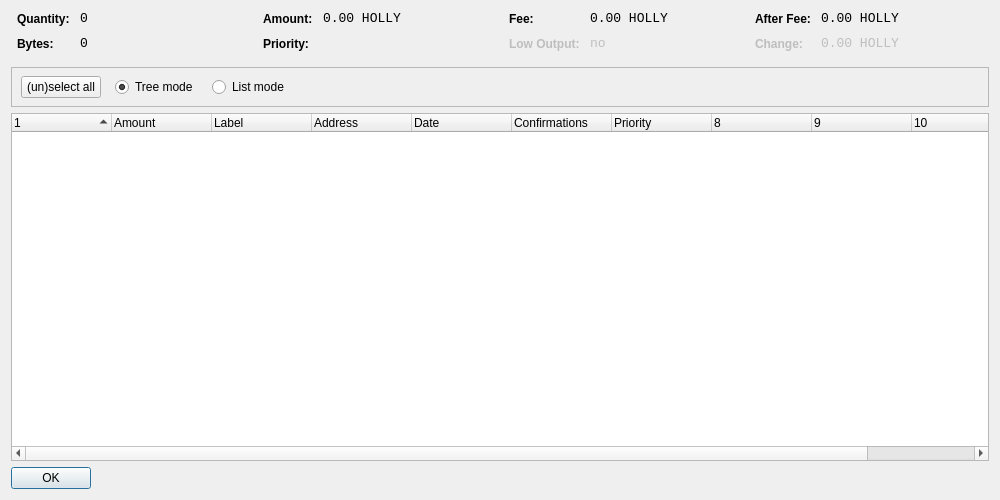
<?xml version="1.0" encoding="UTF-8"?>
<ui version="4.0">
 <class>CoinControlDialog</class>
 <widget class="QDialog" name="CoinControlDialog">
  <property name="geometry">
   <rect>
    <x>0</x>
    <y>0</y>
    <width>1000</width>
    <height>500</height>
   </rect>
  </property>
  <property name="windowTitle">
   <string>Coin Control</string>
  </property>
  <layout class="QVBoxLayout" name="verticalLayout">
   <item>
    <layout class="QHBoxLayout" name="horizontalLayoutTop" stretch="0,0,0,0">
     <property name="topMargin">
      <number>0</number>
     </property>
     <property name="bottomMargin">
      <number>10</number>
     </property>
     <item>
      <layout class="QFormLayout" name="formLayoutCoinControl1">
       <property name="horizontalSpacing">
        <number>10</number>
       </property>
       <property name="verticalSpacing">
        <number>10</number>
       </property>
       <property name="leftMargin">
        <number>6</number>
       </property>
       <property name="rightMargin">
        <number>6</number>
       </property>
       <item row="0" column="0">
        <widget class="QLabel" name="labelCoinControlQuantityText">
         <property name="styleSheet">
          <string notr="true">font-weight:bold;</string>
         </property>
         <property name="text">
          <string>Quantity:</string>
         </property>
        </widget>
       </item>
       <item row="0" column="1">
        <widget class="QLabel" name="labelCoinControlQuantity">
         <property name="font">
          <font>
           <family>Monospace</family>
           <pointsize>10</pointsize>
          </font>
         </property>
         <property name="cursor">
          <cursorShape>IBeamCursor</cursorShape>
         </property>
         <property name="contextMenuPolicy">
          <enum>Qt::ActionsContextMenu</enum>
         </property>
         <property name="text">
          <string notr="true">0</string>
         </property>
         <property name="textInteractionFlags">
          <set>Qt::LinksAccessibleByMouse|Qt::TextSelectableByKeyboard|Qt::TextSelectableByMouse</set>
         </property>
        </widget>
       </item>
       <item row="1" column="0">
        <widget class="QLabel" name="labelCoinControlBytesText">
         <property name="styleSheet">
          <string notr="true">font-weight:bold;</string>
         </property>
         <property name="text">
          <string>Bytes:</string>
         </property>
        </widget>
       </item>
       <item row="1" column="1">
        <widget class="QLabel" name="labelCoinControlBytes">
         <property name="font">
          <font>
           <family>Monospace</family>
           <pointsize>10</pointsize>
          </font>
         </property>
         <property name="cursor">
          <cursorShape>IBeamCursor</cursorShape>
         </property>
         <property name="contextMenuPolicy">
          <enum>Qt::ActionsContextMenu</enum>
         </property>
         <property name="text">
          <string notr="true">0</string>
         </property>
         <property name="textInteractionFlags">
          <set>Qt::LinksAccessibleByMouse|Qt::TextSelectableByKeyboard|Qt::TextSelectableByMouse</set>
         </property>
        </widget>
       </item>
      </layout>
     </item>
     <item>
      <layout class="QFormLayout" name="formLayoutCoinControl2">
       <property name="horizontalSpacing">
        <number>10</number>
       </property>
       <property name="verticalSpacing">
        <number>10</number>
       </property>
       <property name="leftMargin">
        <number>6</number>
       </property>
       <property name="rightMargin">
        <number>6</number>
       </property>
       <item row="0" column="0">
        <widget class="QLabel" name="labelCoinControlAmountText">
         <property name="styleSheet">
          <string notr="true">font-weight:bold;</string>
         </property>
         <property name="text">
          <string>Amount:</string>
         </property>
        </widget>
       </item>
       <item row="0" column="1">
        <widget class="QLabel" name="labelCoinControlAmount">
         <property name="font">
          <font>
           <family>Monospace</family>
           <pointsize>10</pointsize>
          </font>
         </property>
         <property name="cursor">
          <cursorShape>IBeamCursor</cursorShape>
         </property>
         <property name="contextMenuPolicy">
          <enum>Qt::ActionsContextMenu</enum>
         </property>
         <property name="text">
          <string notr="true">0.00 HOLLY</string>
         </property>
         <property name="textInteractionFlags">
          <set>Qt::LinksAccessibleByMouse|Qt::TextSelectableByKeyboard|Qt::TextSelectableByMouse</set>
         </property>
        </widget>
       </item>
       <item row="1" column="0">
        <widget class="QLabel" name="labelCoinControlPriorityText">
         <property name="styleSheet">
          <string notr="true">font-weight:bold;</string>
         </property>
         <property name="text">
          <string>Priority:</string>
         </property>
        </widget>
       </item>
       <item row="1" column="1">
        <widget class="QLabel" name="labelCoinControlPriority">
         <property name="font">
          <font>
           <family>Monospace</family>
           <pointsize>10</pointsize>
          </font>
         </property>
         <property name="cursor">
          <cursorShape>IBeamCursor</cursorShape>
         </property>
         <property name="contextMenuPolicy">
          <enum>Qt::ActionsContextMenu</enum>
         </property>
         <property name="text">
          <string/>
         </property>
         <property name="textInteractionFlags">
          <set>Qt::LinksAccessibleByMouse|Qt::TextSelectableByKeyboard|Qt::TextSelectableByMouse</set>
         </property>
        </widget>
       </item>
      </layout>
     </item>
     <item>
      <layout class="QFormLayout" name="formLayoutCoinControl3">
       <property name="horizontalSpacing">
        <number>10</number>
       </property>
       <property name="verticalSpacing">
        <number>10</number>
       </property>
       <property name="leftMargin">
        <number>6</number>
       </property>
       <property name="rightMargin">
        <number>6</number>
       </property>
       <item row="0" column="0">
        <widget class="QLabel" name="labelCoinControlFeeText">
         <property name="styleSheet">
          <string notr="true">font-weight:bold;</string>
         </property>
         <property name="text">
          <string>Fee:</string>
         </property>
        </widget>
       </item>
       <item row="0" column="1">
        <widget class="QLabel" name="labelCoinControlFee">
         <property name="font">
          <font>
           <family>Monospace</family>
           <pointsize>10</pointsize>
          </font>
         </property>
         <property name="cursor">
          <cursorShape>IBeamCursor</cursorShape>
         </property>
         <property name="contextMenuPolicy">
          <enum>Qt::ActionsContextMenu</enum>
         </property>
         <property name="text">
          <string notr="true">0.00 HOLLY</string>
         </property>
         <property name="textInteractionFlags">
          <set>Qt::LinksAccessibleByMouse|Qt::TextSelectableByKeyboard|Qt::TextSelectableByMouse</set>
         </property>
        </widget>
       </item>
       <item row="1" column="0">
        <widget class="QLabel" name="labelCoinControlLowOutputText">
         <property name="enabled">
          <bool>false</bool>
         </property>
         <property name="styleSheet">
          <string notr="true">font-weight:bold;</string>
         </property>
         <property name="text">
          <string>Low Output:</string>
         </property>
        </widget>
       </item>
       <item row="1" column="1">
        <widget class="QLabel" name="labelCoinControlLowOutput">
         <property name="enabled">
          <bool>false</bool>
         </property>
         <property name="font">
          <font>
           <family>Monospace</family>
           <pointsize>10</pointsize>
          </font>
         </property>
         <property name="cursor">
          <cursorShape>IBeamCursor</cursorShape>
         </property>
         <property name="contextMenuPolicy">
          <enum>Qt::ActionsContextMenu</enum>
         </property>
         <property name="text">
          <string notr="true">no</string>
         </property>
         <property name="textInteractionFlags">
          <set>Qt::LinksAccessibleByMouse|Qt::TextSelectableByKeyboard|Qt::TextSelectableByMouse</set>
         </property>
        </widget>
       </item>
      </layout>
     </item>
     <item>
      <layout class="QFormLayout" name="formLayoutCoinControl4">
       <property name="horizontalSpacing">
        <number>10</number>
       </property>
       <property name="verticalSpacing">
        <number>10</number>
       </property>
       <property name="leftMargin">
        <number>6</number>
       </property>
       <property name="rightMargin">
        <number>6</number>
       </property>
       <item row="0" column="0">
        <widget class="QLabel" name="labelCoinControlAfterFeeText">
         <property name="styleSheet">
          <string notr="true">font-weight:bold;</string>
         </property>
         <property name="text">
          <string>After Fee:</string>
         </property>
        </widget>
       </item>
       <item row="0" column="1">
        <widget class="QLabel" name="labelCoinControlAfterFee">
         <property name="font">
          <font>
           <family>Monospace</family>
           <pointsize>10</pointsize>
          </font>
         </property>
         <property name="cursor">
          <cursorShape>IBeamCursor</cursorShape>
         </property>
         <property name="contextMenuPolicy">
          <enum>Qt::ActionsContextMenu</enum>
         </property>
         <property name="text">
          <string notr="true">0.00 HOLLY</string>
         </property>
         <property name="textInteractionFlags">
          <set>Qt::LinksAccessibleByMouse|Qt::TextSelectableByKeyboard|Qt::TextSelectableByMouse</set>
         </property>
        </widget>
       </item>
       <item row="1" column="0">
        <widget class="QLabel" name="labelCoinControlChangeText">
         <property name="enabled">
          <bool>false</bool>
         </property>
         <property name="styleSheet">
          <string notr="true">font-weight:bold;</string>
         </property>
         <property name="text">
          <string>Change:</string>
         </property>
        </widget>
       </item>
       <item row="1" column="1">
        <widget class="QLabel" name="labelCoinControlChange">
         <property name="enabled">
          <bool>false</bool>
         </property>
         <property name="font">
          <font>
           <family>Monospace</family>
           <pointsize>10</pointsize>
          </font>
         </property>
         <property name="cursor">
          <cursorShape>IBeamCursor</cursorShape>
         </property>
         <property name="contextMenuPolicy">
          <enum>Qt::ActionsContextMenu</enum>
         </property>
         <property name="text">
          <string notr="true">0.00 HOLLY</string>
         </property>
         <property name="textInteractionFlags">
          <set>Qt::LinksAccessibleByMouse|Qt::TextSelectableByKeyboard|Qt::TextSelectableByMouse</set>
         </property>
        </widget>
       </item>
      </layout>
     </item>
    </layout>
   </item>
   <item>
    <widget class="QFrame" name="frame">
     <property name="minimumSize">
      <size>
       <width>0</width>
       <height>40</height>
      </size>
     </property>
     <property name="frameShape">
      <enum>QFrame::StyledPanel</enum>
     </property>
     <property name="frameShadow">
      <enum>QFrame::Sunken</enum>
     </property>
     <widget class="QWidget" name="horizontalLayoutWidget">
      <property name="geometry">
       <rect>
        <x>10</x>
        <y>0</y>
        <width>781</width>
        <height>41</height>
       </rect>
      </property>
      <layout class="QHBoxLayout" name="horizontalLayoutPanel" stretch="0,0,0,0,0">
       <property name="spacing">
        <number>14</number>
       </property>
       <item>
        <widget class="QPushButton" name="pushButtonSelectAll">
         <property name="sizePolicy">
          <sizepolicy hsizetype="Maximum" vsizetype="Fixed">
           <horstretch>0</horstretch>
           <verstretch>0</verstretch>
          </sizepolicy>
         </property>
         <property name="text">
          <string>(un)select all</string>
         </property>
        </widget>
       </item>
       <item>
        <widget class="QRadioButton" name="radioTreeMode">
         <property name="sizePolicy">
          <sizepolicy hsizetype="Maximum" vsizetype="Fixed">
           <horstretch>0</horstretch>
           <verstretch>0</verstretch>
          </sizepolicy>
         </property>
         <property name="text">
          <string>Tree mode</string>
         </property>
         <property name="checked">
          <bool>true</bool>
         </property>
        </widget>
       </item>
       <item>
        <widget class="QRadioButton" name="radioListMode">
         <property name="sizePolicy">
          <sizepolicy hsizetype="Maximum" vsizetype="Fixed">
           <horstretch>0</horstretch>
           <verstretch>0</verstretch>
          </sizepolicy>
         </property>
         <property name="text">
          <string>List mode</string>
         </property>
        </widget>
       </item>
       <item>
        <spacer name="horizontalSpacer">
         <property name="orientation">
          <enum>Qt::Horizontal</enum>
         </property>
         <property name="sizeHint" stdset="0">
          <size>
           <width>40</width>
           <height>20</height>
          </size>
         </property>
        </spacer>
       </item>
      </layout>
     </widget>
    </widget>
   </item>
   <item>
    <widget class="CoinControlTreeWidget" name="treeWidget">
     <property name="contextMenuPolicy">
      <enum>Qt::CustomContextMenu</enum>
     </property>
     <property name="sortingEnabled">
      <bool>false</bool>
     </property>
     <property name="columnCount">
      <number>11</number>
     </property>
     <attribute name="headerShowSortIndicator" stdset="0">
      <bool>true</bool>
     </attribute>
     <attribute name="headerStretchLastSection">
      <bool>false</bool>
     </attribute>
     <column>
      <property name="text">
       <string/>
      </property>
     </column>
     <column>
      <property name="text">
       <string>Amount</string>
      </property>
     </column>
     <column>
      <property name="text">
       <string>Label</string>
      </property>
     </column>
     <column>
      <property name="text">
       <string>Address</string>
      </property>
     </column>
     <column>
      <property name="text">
       <string>Date</string>
      </property>
     </column>
     <column>
      <property name="text">
       <string>Confirmations</string>
      </property>
      <property name="toolTip">
       <string>Confirmed</string>
      </property>
     </column>
     <column>
      <property name="text">
       <string>Priority</string>
      </property>
     </column>
     <column>
      <property name="text">
       <string/>
      </property>
     </column>
     <column>
      <property name="text">
       <string/>
      </property>
     </column>
     <column>
      <property name="text">
       <string/>
      </property>
     </column>
     <column>
      <property name="text">
       <string/>
      </property>
     </column>
    </widget>
   </item>
   <item>
    <widget class="QDialogButtonBox" name="buttonBox">
     <property name="sizePolicy">
      <sizepolicy hsizetype="Maximum" vsizetype="Fixed">
       <horstretch>0</horstretch>
       <verstretch>0</verstretch>
      </sizepolicy>
     </property>
     <property name="orientation">
      <enum>Qt::Horizontal</enum>
     </property>
     <property name="standardButtons">
      <set>QDialogButtonBox::Ok</set>
     </property>
    </widget>
   </item>
  </layout>
 </widget>
 <customwidgets>
  <customwidget>
   <class>CoinControlTreeWidget</class>
   <extends>QTreeWidget</extends>
   <header>coincontroltreewidget.h</header>
  </customwidget>
 </customwidgets>
 <resources/>
 <connections/>
</ui>
